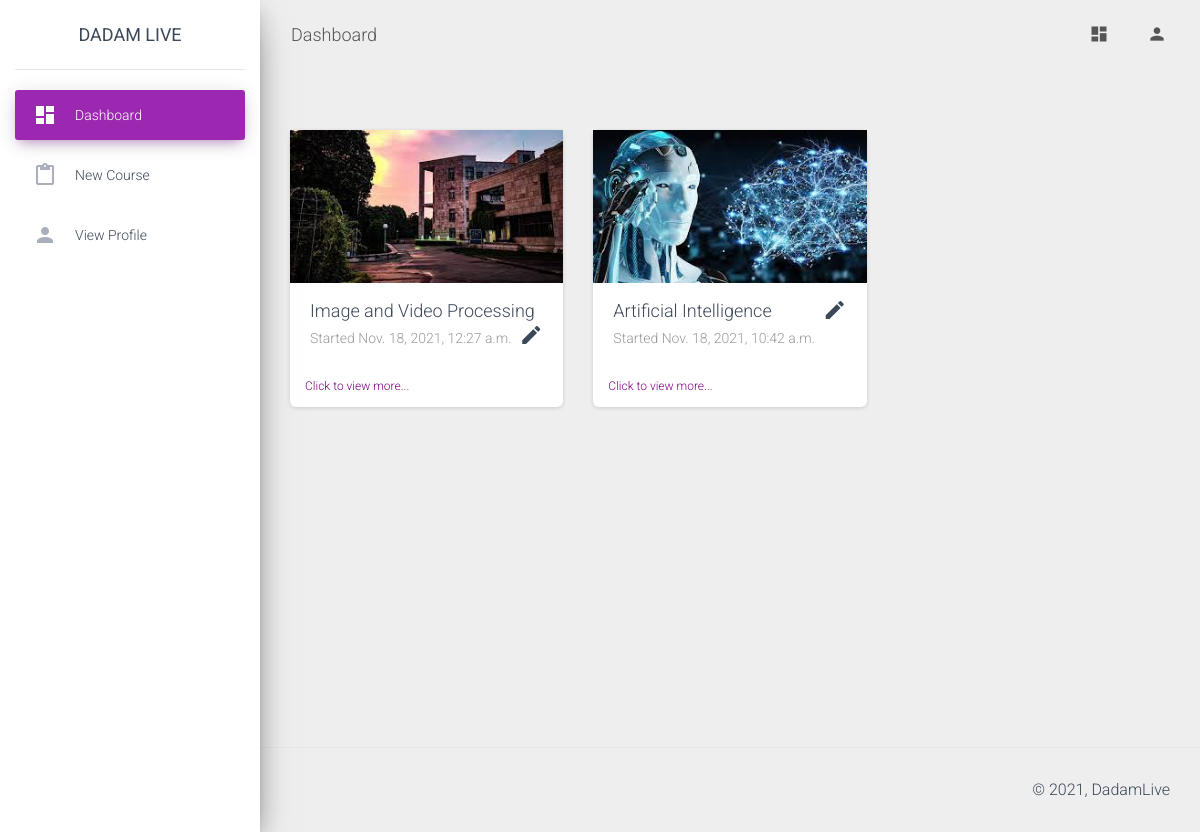
Page /dashboard/faculty/ (signed in) on the committed database.
### faculty/models.py (models this page shows, shortened)
class Course(models.Model):
    instructor=models.ForeignKey(User, on_delete=models.CASCADE, null=True, blank=True)
    image=models.ImageField(upload_to='post_images/', default="demo.jpg", null=True)
    courseName=models.CharField(null=True, max_length=200)
    created_on=models.DateTimeField(default=datetime.datetime.now(timezone('Asia/Kolkata')))

### faculty/views.py (the view, shortened to what this page needs)
# urls.py: path('',views.dashboardFaculty,name="dashboardFaculty"),
def dashboardFaculty(request):
    faculty=basicChecking(request)
    if faculty==False:
        return redirect('home')
    courses=Course.objects.filter(instructor=request.user)
    return render(request,"faculty/dashboard.html",context={"faculty": faculty, "courses": courses})

### faculty/views.py (called while the page is built)
def basicChecking(request):
    if request.user.is_authenticated==False:
        return False
    try:
        info=UserInformation.objects.get(user=request.user)
        if info.userType.userTypeCode==settings.CODE_FACULTY:
            faculty=Faculty.objects.get(user=request.user)
            return faculty
        return False
    except:
        return False

### faculty/templates/faculty/dashboard.html (shortened to what this page needs)
{% extends 'faculty/base.html' %} {% load static %}
{% block heading %}Dashboard{% endblock %}
{% block main_body %}
      <div class="row">
        {% for course in courses %}
        <div class="col-md-4">
          <div class="card card-chart">
            {% if course.image %}
            <img src="{{course.image.url}}" data-toggle="modal" data-target="#modal" onclick="setID('{{course.id}}')">
            {% else %}
            <img src="{% static 'images/demo.jpg' %}" data-toggle="modal" data-target="#modal" onclick="setID('{{course.id}}')">
            {% endif %}
              <div class="card-body">
                <h4 class="card-title">{{course.courseName}}<a href="#" data-toggle="modal" data-target="#modal1" class="material-icons" style="float: right;" onclick="setIDName('{{course.id}}','{{course.courseName}}')">edit</a></h4>
                <p class="card-category">Started {{course.created_on}}</p>
              </div>
              <a href="{% url 'view_course' course_id=course.id %}">
              <div class="card-footer">
                <div class="stats" style="color: purple;">
                  Click to view more...
                </div>
              </div>
            </a>
          </div>
        </div>
        {% endfor %}
      </div>
{% endblock %}
{% block left_panel %}
<li class="nav-item active">
    <a class="nav-link" href="{% url 'dashboardFaculty' %}">
      <i class="material-icons">dashboard</i>
      <p>Dashboard</p>
    </a>
  </li>
  <li class="nav-item ">
    <a class="nav-link" href="{% url 'start_new_course' %}">
      <i class="material-icons">content_paste</i>
      <p>New Course</p>
    </a>
  </li>
  <li class="nav-item ">
    <a class="nav-link" href="{% url 'view_profile_fa' %}">
      <i class="material-icons">person</i>
      <p>View Profile</p>
    </a>
  </li>
{% endblock %}

### rows in the picture
Course: image (picture), courseName "Image and Video Processing", created_on "Nov. 18, 2021, 12:27 a.m."
Course: image (picture), courseName "Artificial Intelligence", created_on "Nov. 18, 2021, 10:42 a.m."
